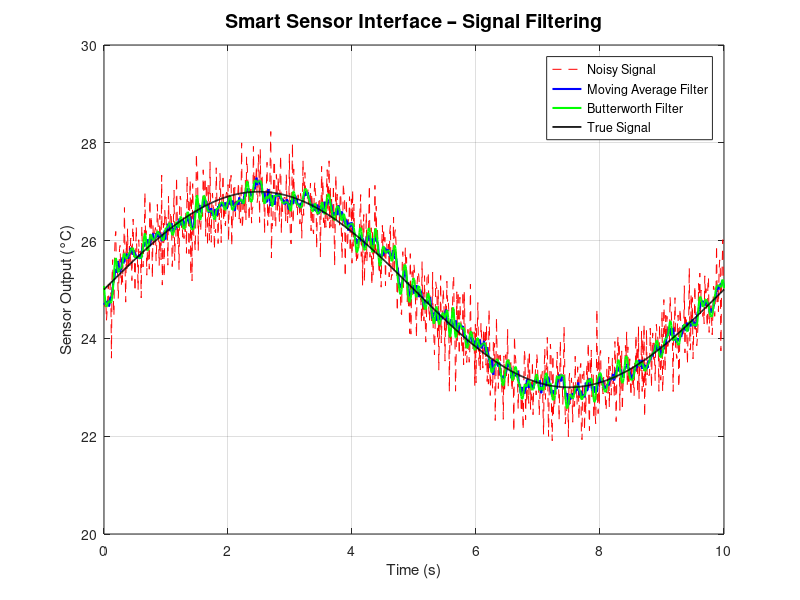

Write the MATLAB code that produced this figure. (Note: this script raises an error after producing the figure.)
% Smart Sensor Interface Simulation in MATLAB

%% Step 1: Simulate Time and "True" Sensor Data
fs = 100;                    % Sampling frequency (Hz)
t = 0:1/fs:10;               % Time vector for 10 seconds
true_signal = 25 + 2*sin(2*pi*0.1*t);  % Simulated temperature variation (°C)

%% Step 2: Add Noise to Simulate Real-World Sensor Data
noise = 0.5 * randn(size(t));           % Gaussian noise
noisy_signal = true_signal + noise;     % Noisy sensor signal

%% Step 3: Apply Filtering Techniques

% 3.1 Moving Average Filter
windowSize = 10;                        % Window size (samples)
moving_avg_filtered = movmean(noisy_signal, windowSize);

% 3.2 Butterworth Low-Pass Filter
order = 2;                              % Filter order
cutoff_freq = 0.2;                      % Normalized cutoff frequency (0 to 1)
[b, a] = butter(order, cutoff_freq, 'low'); % Design filter
butter_filtered = filtfilt(b, a, noisy_signal); % Zero-phase filtering

%% Step 4: Plot the Results
figure('Color', 'w');
plot(t, noisy_signal, 'r--', 'DisplayName', 'Noisy Signal'); hold on;
plot(t, moving_avg_filtered, 'b', 'LineWidth', 1.5, 'DisplayName', 'Moving Average Filter');
plot(t, butter_filtered, 'g', 'LineWidth', 1.5, 'DisplayName', 'Butterworth Filter');
plot(t, true_signal, 'k', 'LineWidth', 1.2, 'DisplayName', 'True Signal');

title('Smart Sensor Interface – Signal Filtering', 'FontSize', 14);
xlabel('Time (s)');
ylabel('Sensor Output (°C)');
legend('Location', 'best');
grid on;

%% Export Filtered Data to CSV

data = table(t', noisy_signal', moving_avg_filtered', butter_filtered', true_signal',...
     'VariableNames', {'Time_s', 'Noisy', 'MovingAvg', 'Butterworth', 'TrueSignal'});
 writetable(data, 'sensor_data_filtered.csv');

